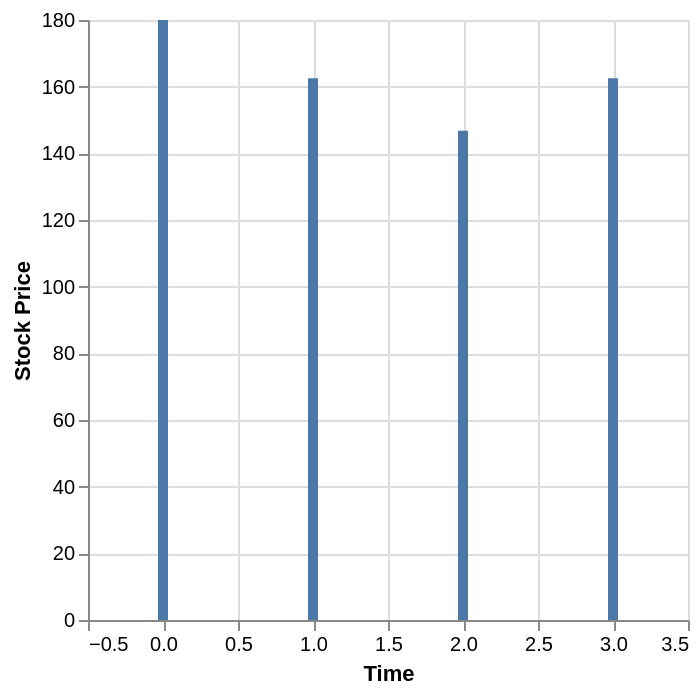

The notebook cell saved with this chart:
### Code cell
# prompt: Using dataframe hedging_steps: Bar Chart

import altair as alt
chart = alt.Chart(hedging_steps).mark_bar().encode(x='Time', y='Stock Price')
chart

### Figure 1 — Vega-Lite specification as saved in the notebook (floating-point values rounded to 4 significant figures)
{"config": {"view": {"continuousWidth": 300, "continuousHeight": 300}}, "data": {"name": "data-fd7f3efa85c9aca263e147e03866b2e0"}, "mark": {"type": "bar"}, "encoding": {"x": {"field": "Time", "type": "quantitative"}, "y": {"field": "Stock Price", "type": "quantitative"}}, "$schema": "https://vega.github.io/schema/vega-lite/v5.20.1.json", "datasets": {"data-fd7f3efa85c9aca263e147e03866b2e0": [{"Time": 0, "Stock Price": 180.0, "Delta": -0.43, "Action": "Buy 0.43 shares", "Portfolio Value": "-$64.28"}, {"Time": 1, "Stock Price": 162.5, "Delta": -0.72, "Action": "Sell 0.29 shares", "Portfolio Value": "$111.56"}, {"Time": 2, "Stock Price": 146.8, "Delta": -0.64, "Action": "Buy 0.08 shares", "Portfolio Value": "$100.00"}, {"Time": 3, "Stock Price": 162.5, "Delta": "N/A", "Action": "Close 0.22 shares", "Portfolio Value": "$44.80"}]}}
